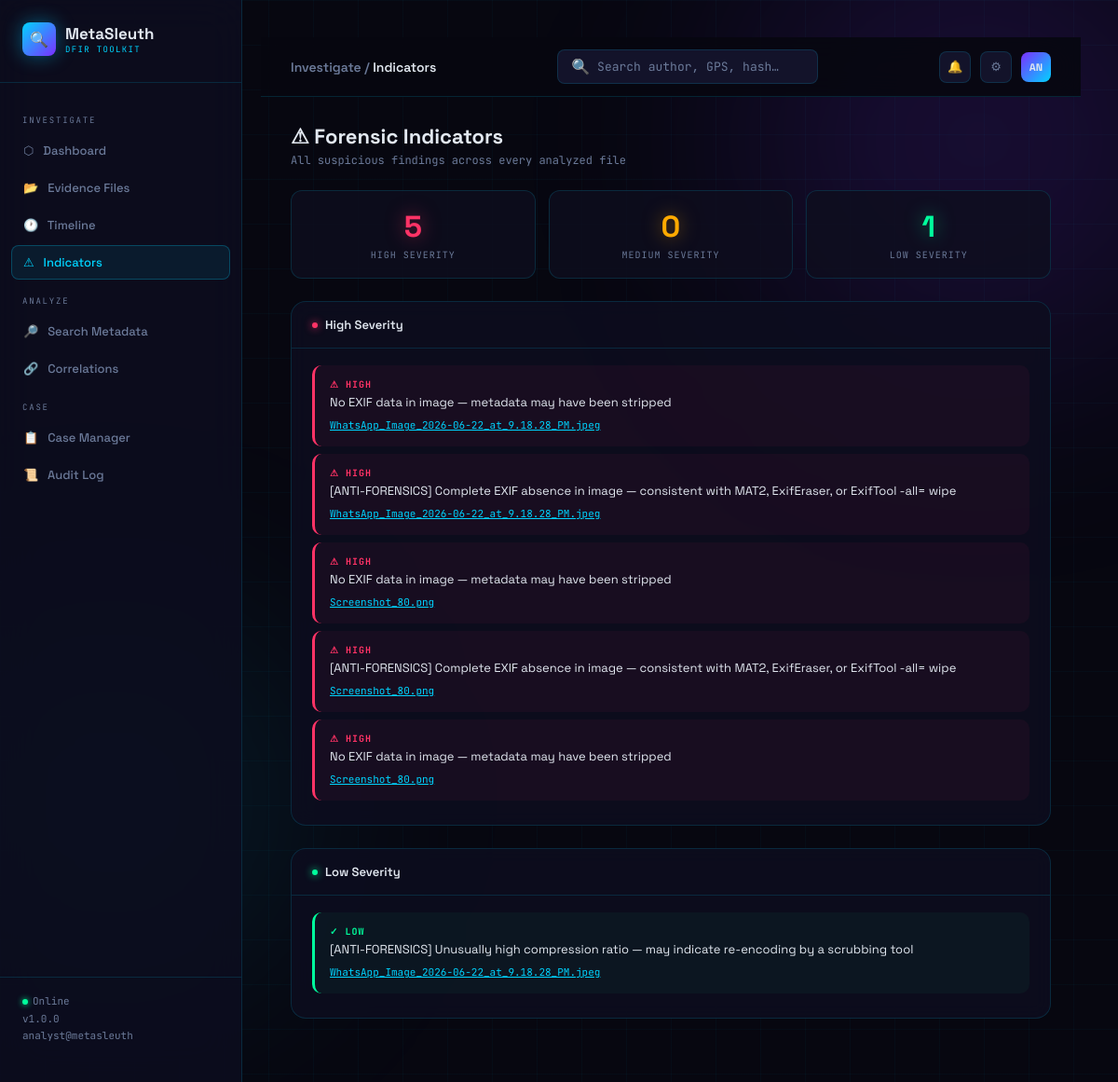
The page /indicators on the database as committed earlier.
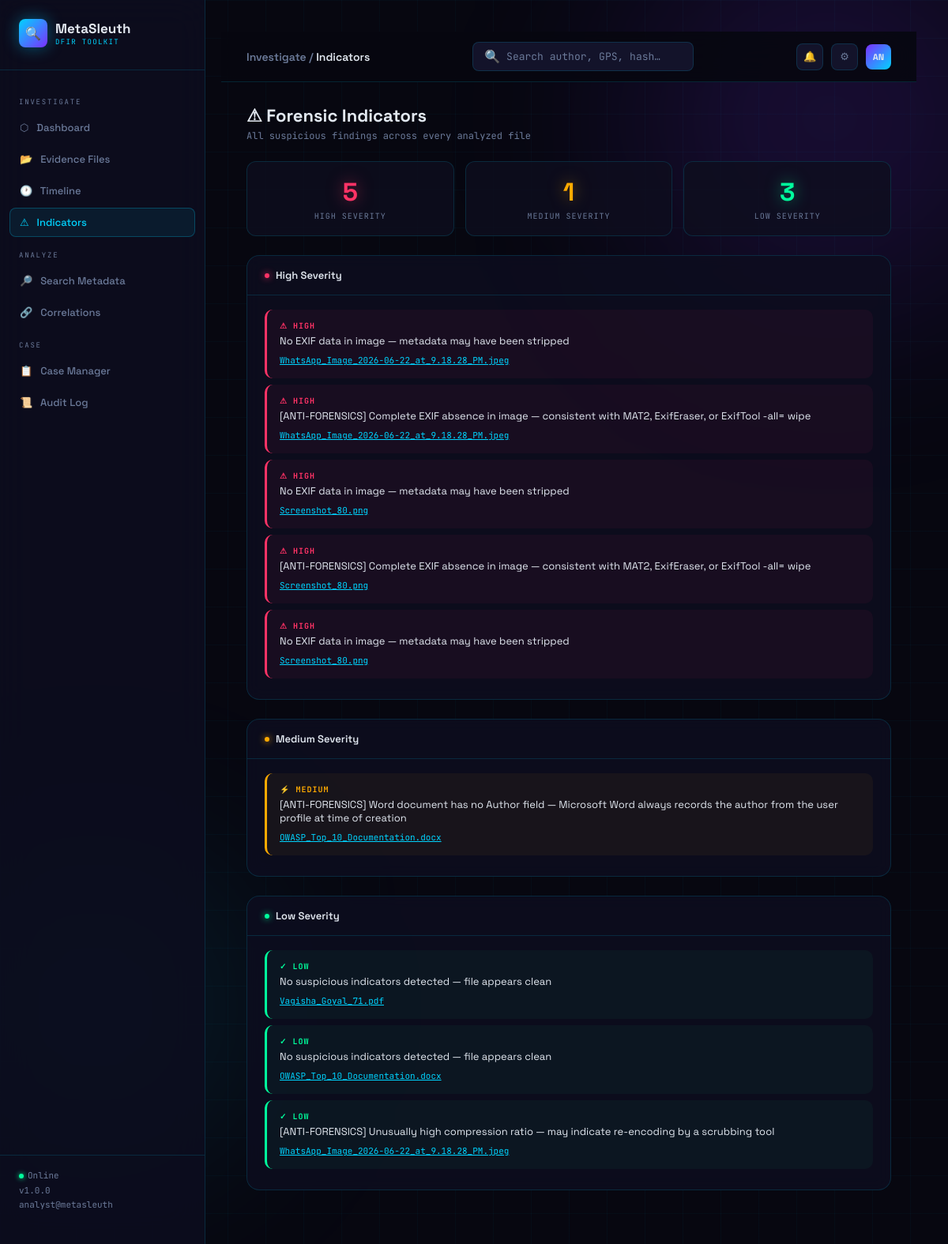
The same page on the database as committed later.
### tables this page shows
CREATE TABLE indicators (
            id          INTEGER PRIMARY KEY AUTOINCREMENT,
            file_id     INTEGER NOT NULL,
            severity    TEXT NOT NULL,
            description TEXT NOT NULL,
            FOREIGN KEY (file_id) REFERENCES files(id)
        );

CREATE TABLE files (
            id          INTEGER PRIMARY KEY AUTOINCREMENT,
            filename    TEXT NOT NULL,
            file_type   TEXT NOT NULL,
            file_size   INTEGER,
            md5         TEXT,
            sha1        TEXT,
            sha256      TEXT,
            upload_time TEXT NOT NULL,
            analyst     TEXT
        );

### app.py (the view)
@app.route('/indicators')
def indicators_page():
    conn   = get_connection()
    cursor = conn.cursor()
    cursor.execute('''
        SELECT i.severity, i.description,
               f.filename, f.id as file_id, f.file_type
        FROM indicators i
        JOIN files f ON i.file_id = f.id
        ORDER BY
            CASE i.severity
                WHEN "HIGH"   THEN 1
                WHEN "MEDIUM" THEN 2
                ELSE 3
            END,
            f.upload_time DESC
    ''')
    rows = cursor.fetchall()
    conn.close()
    indicators = [dict(r) for r in rows]
    high   = [i for i in indicators if i['severity'] == 'HIGH']
    medium = [i for i in indicators if i['severity'] == 'MEDIUM']
    low    = [i for i in indicators if i['severity'] == 'LOW']
    return render_template('indicators.html',
                           indicators=indicators,
                           high=high,
                           medium=medium,
                           low=low)

### database/db.py (called while the page is built)
def get_connection():
    conn = sqlite3.connect(DATABASE)
    conn.row_factory = sqlite3.Row
    return conn

### templates/indicators.html (shortened to what this page needs)
{% extends 'base.html' %}
{% block breadcrumb %}Investigate / <span>Indicators</span>{% endblock %}
{% block content %}
<div>
    <div class="page-title">⚠ Forensic Indicators</div>
    <div class="page-sub">All suspicious findings across every analyzed file</div>
</div>
<div class="stat-row">
    <div class="stat-card">
        <div class="stat-num" style="color:var(--alert);text-shadow:0 0 20px rgba(255,51,102,0.5)">
            {{ high | length }}
        </div>
        <div class="stat-lbl">High Severity</div>
    </div>
    <div class="stat-card">
        <div class="stat-num" style="color:var(--warn);text-shadow:0 0 20px rgba(255,170,0,0.5)">
            {{ medium | length }}
        </div>
        <div class="stat-lbl">Medium Severity</div>
    </div>
    <div class="stat-card">
        <div class="stat-num" style="color:var(--ok);text-shadow:0 0 20px rgba(0,255,157,0.5)">
            {{ low | length }}
        </div>
        <div class="stat-lbl">Low Severity</div>
    </div>
</div>
{% if high %}
<div class="panel">
    <div class="panel-head">
        <div class="panel-title"><span class="dot a"></span>High Severity</div>
    </div>
    <div class="panel-body">
        {% for ind in high %}
        <div class="ind-item HIGH">
            <div class="ind-sev HIGH">⚠ HIGH</div>
            <div class="ind-desc">{{ ind.description }}</div>
            <a class="ind-file" href="/file/{{ ind.file_id }}">{{ ind.filename }}</a>
        </div>
        {% endfor %}
    </div>
</div>
{% endif %}
{% if medium %}
<div class="panel">
    <div class="panel-head">
        <div class="panel-title"><span class="dot" style="background:var(--warn);box-shadow:0 0 8px var(--warn)"></span>Medium Severity</div>
    </div>
    <div class="panel-body">
        {% for ind in medium %}
        <div class="ind-item MEDIUM">
            <div class="ind-sev MEDIUM">⚡ MEDIUM</div>
            <div class="ind-desc">{{ ind.description }}</div>
            <a class="ind-file" href="/file/{{ ind.file_id }}">{{ ind.filename }}</a>
        </div>
        {% endfor %}
    </div>
</div>
{% endif %}
{% if low %}
<div class="panel">
    <div class="panel-head">
        <div class="panel-title"><span class="dot o"></span>Low Severity</div>
    </div>
    <div class="panel-body">
        {% for ind in low %}
        <div class="ind-item LOW">
            <div class="ind-sev LOW">✓ LOW</div>
            <div class="ind-desc">{{ ind.description }}</div>
            <a class="ind-file" href="/file/{{ ind.file_id }}">{{ ind.filename }}</a>
        </div>
        {% endfor %}
    </div>
</div>
{% endif %}
{% endblock %}

Rows that differ between the two databases and show on the page:
added indicators: description "[ANTI-FORENSICS] Word document has no Author field — Microsoft Word always records the author from the user profile at time of creation", filename "OWASP_Top_10_Documentation.docx"
added indicators: description "No suspicious indicators detected — file appears clean", filename "Vagisha_Goyal_71.pdf"
added indicators: description "No suspicious indicators detected — file appears clean", filename "OWASP_Top_10_Documentation.docx"
Other text that changed with them:
{{ medium | length }}: "0" → "1"
{{ low | length }}: "1" → "3"
text now shown: "Medium Severity"
